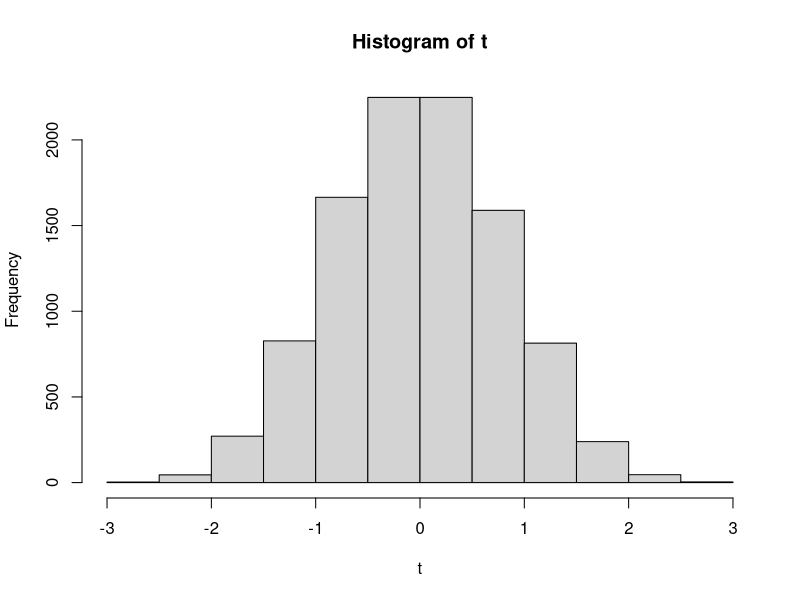

Here is the R script that generated this plot:
before=c( 57.7,41.2,52.2,51.5,50.0,42.1,63.7,69.6,58.6, 48.8, 38.3,37.2,53.0,44.1,67.7,48.5,51.2,60.6,25.8,41.4)
after=c(64.2,41.1,50.9,54.4,54.1,44.0,65.5,75.5,57.4, 49.1,41.9,37.7,58.0,50.3,73.3,53.8,55.1,61.2,24.8,40.9)

t.obs=mean(after-before); t.obs

NR=9999

t=rep(NA,NR)

n = length(before)

for(i in 1:NR){
  u=runif(n)
  v1=before*(u<0.5)+after*(u>=0.5)
  v2=after*(u<0.5)+before*(u>=0.5)
  t[i]=mean(v2-v1)
}
hist(t)
pval=mean(t>=t.obs); pval